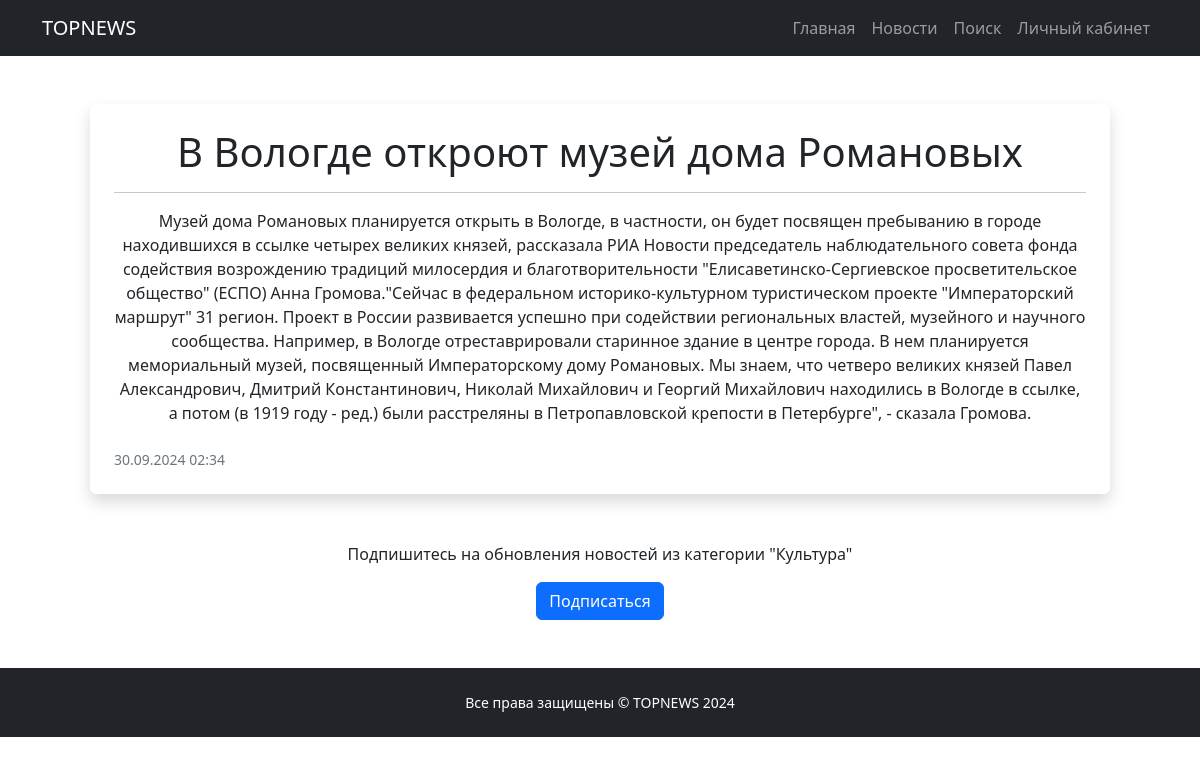
Screenshot of /news/1 with the database file from the repository.
### news_portal/models.py (models this page shows, shortened)
class Post(models.Model):
    author = models.ForeignKey(Author, on_delete = models.CASCADE)
    content_type = models.CharField(max_length = 1, choices = CONTENT_TYPES, default = article)
    creation_date = models.DateTimeField(auto_now_add = True)
    category = models.ManyToManyField(Category, through = 'PostCategory')
    title = models.CharField(max_length = 255)
    text = models.TextField()
    rating = models.FloatField(default = 0)
    """def send_notifications(self):
        categories = self.category.all()
        for category in categories:
            # Получаем подписчиков на категорию
            subscribers = category.subscribers.all()
            # Уведомляем каждого подписчика
            for subscriber in subscribers:
                # HTML-рассылка
                html_content = render_to_string('email_notification.html', {
                'title': self.title,
                'text': self.text,
                'username': subscriber.username,
            })
                msg = EmailMultiAlternatives(
                    subject=self.title,
                    body=f'Здравствуй, {subscriber.username}. Новая статья в твоём любимом разделе!',
                    from_email='gdaprog@yandex.ru',
                    to=[subscriber.email],
                )
                msg.attach_alternative(html_content, "text/html")
                msg.send()

    def save(self, *args, **kwargs):
        super().save(*args, **kwargs)"""

class Category(models.Model):
    category_name = models.CharField(max_length = 255, unique = True)
    subscribers = models.ManyToManyField(User, blank=True)

### news_portal/views.py (the view)
# urls.py: path('<int:pk>', PostDetail.as_view(), name='post_detail'),
class PostDetail(DetailView):
    model = Post
    template_name = 'post.html'
    context_object_name = 'post'
    def get_context_data(self, **kwargs):
        context = super().get_context_data(**kwargs)
        context['categories'] = self.object.category.all()
        return context
    def get_object(self, *args, **kwargs):
        cache_key = f'post-{self.kwargs["pk"]}'
        obj = cache.get(cache_key, None)
        if not obj:
            obj = super().get_object(queryset=self.queryset)
            cache.set(cache_key, obj)
        return obj
    def post(self, request, *args, **kwargs):
        post = self.get_object()
        category = post.category.first()  # Получаем все категории новости
        if request.user.is_authenticated:
            if category:
                if request.user in category.subscribers.all():
                    category.subscribers.remove(request.user)
                else:
                    category.subscribers.add(request.user)
            return self.get(request, *args, **kwargs)  # Возвращаем к странице поста
        else:
            return redirect('/accounts/login/')  # Перенаправляем неавторизованного пользователя на страницу авторизации

### news_portal/templatetags/custom_filters.py (called while the page is built)
@register.filter()
def censor(text):
    if isinstance(text, str):
        for word in bad_words:
            text = text.replace(word, word[0] + '*' * (len(word) - 1))
        return text
    else:
        raise TypeError("Фильтр censor() должен получить строку.")

### templates/post.html (shortened to what this page needs)
{% extends 'flatpages/default.html' %}
{% load custom_filters %}
{% block content %}
    <div class="container px-5 my-5">
        <div class="row gx-5">
            <div class="col-12 mb-5">
                <div class="card h-100 shadow border-0">
                    <div class="card-body p-4">
                        <a class="text-decoration-none link-dark stretched-link" href="/news/{{ post.id }}">
                            <h1 class="card-title mb-3">{{ post.title|censor }}</h1>
                            <hr>
                        </a>
                        <p class="card-text mb-0">{{ post.text|censor }}</p>
                    </div>
                    <div class="card-footer p-4 pt-0 bg-transparent border-top-0">
                        <div class="d-flex align-items-end justify-content-between">
                            <div class="d-flex align-items-center">
                                <div class="small">
                                    <div class="text-muted">{{ post.creation_date|date:"d.m.Y H:i" }}</div>
                                </div>
                            </div>
                        </div>
                    </div>
                </div>
            </div>
            <form method="post">
                {% if request.user in post.category.first.subscribers.all %}
                    <p>Вы подписаны на обновления новостей из категории "{{ post.category.first.category_name }}"</p>
                    <button type="submit" class="btn btn-secondary">Отписаться</button>
                {% else %}
                    <p>Подпишитесь на обновления новостей из категории "{{ post.category.first.category_name }}"</p>
                    <button type="submit" class="btn btn-primary">Подписаться</button>
                {% endif %}
            </form>
        </div>
    </div>
{% endblock content %}

### rows the page displays
Post: title|censor "В Вологде откроют музей дома Романовых", text|censor "Музей дома Романовых планируется открыть в Вологде, в частности, он будет посвящен пребыванию в городе находившихся в ссылке четырех великих князей, рассказала РИА Новости председатель наблюдательного совета фонда содействия возрождению традиций милосердия и благотворительности \"Елисаветинско-Сергиевское просветительское общество\" (ЕСПО) Анна Громова.\"Сейчас в федеральном историко-культурном туристическом проекте \"Императорский маршрут\" 31 регион. Проект в России развивается успешно при содействии региональных властей, музейного и научного сообщества. Например, в Вологде отреставрировали старинное здание в центре города. В нем планируется мемориальный музей, посвященный Императорскому дому…", creation_date "30.09.2024 02:34", category.first.category_name "Культура"
